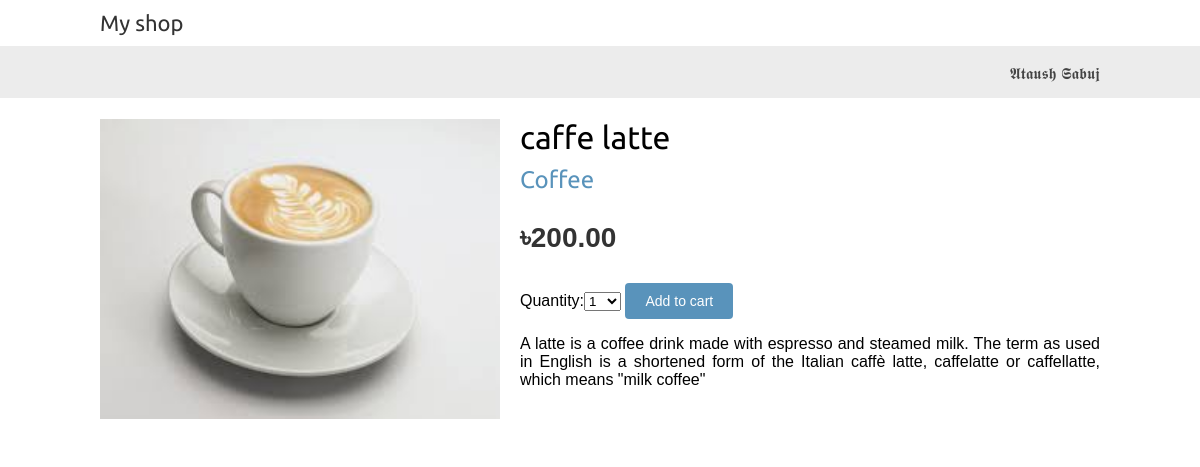
Page /2/caffe-latte/ on the committed database.
### shop/models.py (models this page shows, shortened)
class Product(models.Model):
    category = models.ForeignKey(Category,
                                related_name='products')
    name = models.CharField(max_length=200, db_index=True)
    slug = models.SlugField(max_length=200, db_index=True)
    image = models.ImageField(upload_to='products/%Y/%m/%d', blank=True)
    description = models.TextField(blank=True)
    price = models.DecimalField(max_digits=10, decimal_places=2)
    stock = models.PositiveIntegerField()
    available = models.BooleanField(default=True)
    created = models.DateTimeField(auto_now_add=True)
    updated = models.DateTimeField(auto_now=True)
    class Meta:
        ordering = ('name',)
        index_together = (('id', 'slug'),)

class Category(models.Model):
    name = models.CharField(max_length=200,
                            db_index=True)
    slug = models.SlugField(max_length=200,
                            db_index=True,
                             unique=True)
    class Meta:
        ordering = ('name',)
        verbose_name = 'category'
        verbose_name_plural = 'categories'
    def __str__(self):
        return self.name
    def get_absolute_url(self):
        return reverse('shop:product_list_by_category', args=[self.slug])

### shop/views.py (the view)
# urls.py: url(r'^(?P<id>\d+)/(?P<slug>[-\w]+)/$', views.product_detail, name='product_detail'),
def product_detail(request, id, slug):
    product = get_object_or_404(Product, id=id, slug=slug, available=True)
    cart_product_form = CartAddProductForm()
    return render(request,'shop/product/detail.html',{'product': product,'cart_product_form': cart_product_form})

### cart/forms.py
class CartAddProductForm(forms.Form):
    quantity = forms.TypedChoiceField(choices=PRODUCT_QUANTITY_CHOICES,
                                      coerce=int)
    update = forms.BooleanField(required=False,
                                initial=False,
                                widget=forms.HiddenInput)

### cart/cart.py (called while the page is built)
    def __len__(self):
        return sum(item['quantity'] for item in self.cart.values())

### cart/context_processors.py (called while the page is built)
def cart(request):
    return {'cart': Cart(request) }

### shop/templates/shop/product/detail.html (shortened to what this page needs)
{% extends "shop/base.html" %}
{% load static %}
{% block content %}
    <div class="product-detail">
        <img src="{% if product.image %}{{ product.image.url }}{% else %}{% static "img/no_image.png" %}{% endif %}">
        <h1>{{ product.name }}</h1>
        <h2><a href="{{ product.category.get_absolute_url }}">{{ product.category }}</a></h2>
        <p class="price">৳{{ product.price }}</p>
        <form action="{% url "cart:cart_add" product.id %}" method="post">
            {{ cart_product_form }}
            <input type="submit" value="Add to cart">
        </form>
        {{ product.description|linebreaks }}
    </div>
{% endblock %}

### shop/templates/shop/base.html (shortened to what this page needs)
{% load static %}
<!DOCTYPE html>
<html>
<head>
    <link href="{% static "css/base.css" %}" rel="stylesheet">
</head>
<body>
    <div id="header">
        <a href="/" class="logo">My shop</a>
    </div>
    <div id="subheader">
        <div class="cart">
          {% with total_items=cart|length %}
              {% if cart|length > 0 %}
                  Your cart:
                  <a href="{% url "cart:cart_detail" %}">
                      {{ total_items }} item{{ total_items|pluralize }}, ৳{{ cart.get_total_price }}
                  </a>
              {% else %}
                  𝕬𝖙𝖆𝖚𝖘𝖍 𝕾𝖆𝖇𝖚𝖏
              {% endif %}
          {% endwith %}
        </div>
    </div>
    <div id="content">
        {% block content %}
        {% endblock %}
    </div>
</body>
</html>

### shop/static/css/base.css (style rules this page uses)
body { margin:0; padding:0; font-family:helvetica, sans-serif; }
h1, h2, h3, h4, h5 , h6 { font-family: 'Ubuntu', sans-serif; font-weight:normal; }
a { text-decoration:none; color:#5993bb; }
a.button, input[type="submit"] { color:#fff; background:#5993bb; border-radius:4px; padding:10px 20px; font-size:14px; border:0; }
#header { padding:10px 100px; font-size:18px; overflow:auto; }
#subheader { background:#ececec; color:#444; padding:15px 100px; overflow:auto; }
#header .logo { font-family: 'Ubuntu', sans-serif; float:left; color:#333; font-size:22px; margin-right:10%; }
#subheader .cart { float:right; padding-top:4px; }
#content { padding:0 100px; overflow:hidden; }
.product-detail { text-align:justify; }
.product-detail .price { color:#333; font-size:28px; font-weight:bold; }
.product-detail img { width:40%; float:left; padding:0 20px 20px 0; }
.product-detail h1 { margin-bottom:0; }
.product-detail h2 { margin-top:10px; }

### rows in the picture
Product: image (picture), name "caffe latte", category "Coffee", price "200.00", description "A latte is a coffee drink made with espresso and steamed milk. The term as used in English is a shortened form of the Italian caffè latte, caffelatte or caffellatte, which means \"milk coffee\""
